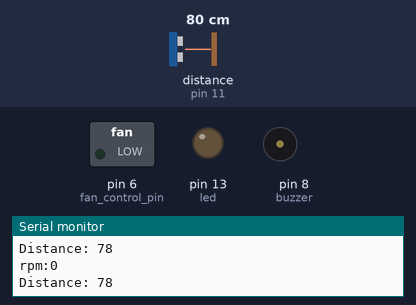
The sketch below on a simulated Arduino Uno, built with avr-gcc and run on an emulated ATmega328P. On the bench: switched loads named in the sketch (green lamp = pin HIGH), output pins drawn as LEDs (lit = HIGH), buzzer (waves = sounding, pin HIGH), the last lines printed to the serial monitor. Wiring (inferred from the names in the program): ultrasonic range finder: trigger pin 10; echo pin 11. Dashed ring = blinking. The inputs (shaded band) are chosen by the test bench; at power-on: distance to the obstacle (sensor on pin 11) 80 cm. The echo pulse lasts 58.3 µs per cm; pins used as bus, display or sensor lines are not drawn.

Above: at 1.8 s.
1.9 s: distance to the obstacle (sensor on pin 11) set to 13 cm
3.4 s: distance to the obstacle (sensor on pin 11) set to 10 cm
At 4.8 s:
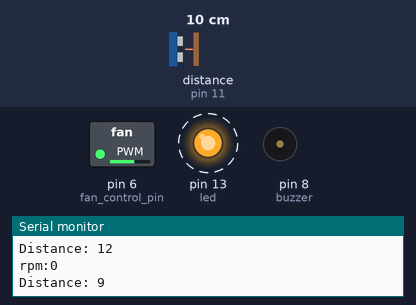
7.5 s: distance to the obstacle (sensor on pin 11) set to 8 cm
9.5 s: distance to the obstacle (sensor on pin 11) set to 5 cm
At 11.2 s:
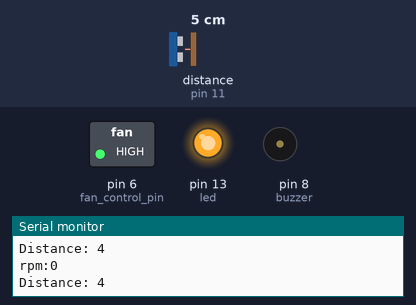
11.5 s: distance to the obstacle (sensor on pin 11) set to 9 cm
At 13.7 s:
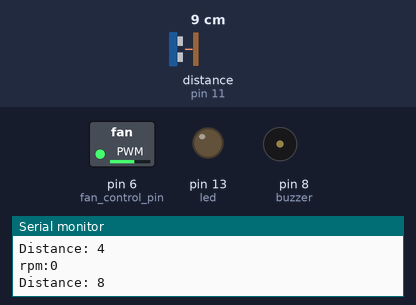
15.6 s: distance to the obstacle (sensor on pin 11) set to 2 cm
At 17.1 s:
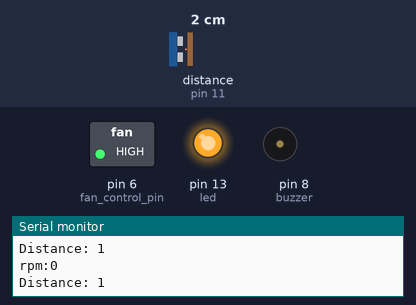
Timing chart, 0 to 18.5 s (numbered marks = the images above; inputs shaded):
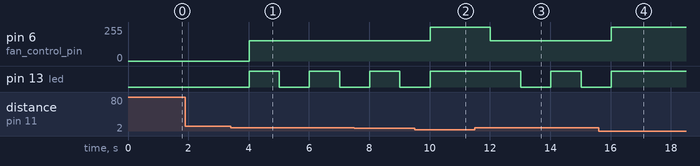

Measured:
- the behaviour switches between 12 and 11 cm on distance to the obstacle (sensor on pin 11) (found by bisection; images 0 and 1)
- the behaviour switches between 7 and 6 cm on distance to the obstacle (sensor on pin 11) (found by bisection; images 1 and 2)
- after the input at 3.4 s, pin 6 (fan_control_pin): 0/255 → 153/255 after 0.61 s; pin 13 (led): alternates HIGH for 1.0 s and LOW for 1.0 s, starting after 0.61 s
- after the input at 9.5 s, pin 6 (fan_control_pin): 153/255 → 255/255 after 0.52 s; pin 13 (led): goes on until 10.0 s, then stays HIGH
- after the input at 11.5 s, pin 6 (fan_control_pin): 255/255 → 153/255 after 0.52 s; pin 13 (led): HIGH → LOW after 1.5 s, → HIGH 1.0 s later, → LOW 1.0 s later
- after the input at 15.6 s, pin 6 (fan_control_pin): 153/255 → 255/255 after 0.42 s; pin 13 (led): goes on until 16.0 s, then stays HIGH

The sketch:

fan_speed.ino
```cpp
//int animationSpeed = 0;
const int buzzer = 8;
const int led = 13;
const int trigPin = 10;
const int echoPin = 11;
const int fan_control_pin = 6;
long duration;
int distance;
int rpm;
int count = 0;
unsigned long startTime;
void setup()
{
  pinMode(led, OUTPUT);
  pinMode(buzzer, OUTPUT);
  pinMode(trigPin, OUTPUT);
  pinMode(echoPin, INPUT);
  pinMode(fan_control_pin, OUTPUT);
  analogWrite(fan_control_pin, 0);
  Serial.begin(9600);
  attachInterrupt(digitalPinToInterrupt(6), counter, RISING);
}

void loop()
{
  //clear the pin
  digitalWrite(trigPin, HIGH);
  delayMicroseconds(10);
  digitalWrite(trigPin, LOW);
  delayMicroseconds(10);
  //generate ultrasonic sound by setting up trigpin on high for 10ms


  // Reads the echoPin, returns the sound wave travel time in microseconds
  duration = pulseIn(echoPin, HIGH);

  // Calculating the distance
  distance = duration * 0.034 / 2;

  // Prints the distance on the Serial Monitor
  Serial.print("Distance: ");
  Serial.println(distance);
  if (distance <= 5) {
    //    animationSpeed = 10;
    digitalWrite(led, HIGH);
    //    delay(animationSpeed);
//    tone(buzzer, 2000);
analogWrite(fan_control_pin, 255);


  }
  else if(distance <=10 && distance >5){
    analogWrite(fan_control_pin, 153);
    digitalWrite(led, HIGH);
    delay(1000);
    digitalWrite(led, LOW);
  }
  else {
    analogWrite(fan_control_pin, 0);
    digitalWrite(led, LOW);
    }
    startTime = millis();
    count = 0;
    while((millis()-startTime)<1000){

      }
      rpm = count*60/2;
      Serial.print("rpm:");
      Serial.println(rpm);


  // Send 1KHz sound signal...
//  delay(1000);        // ...for 1 sec
//  // Stop sound...
//  delay(1000);
}
void counter(){
  count++;
  }
```
